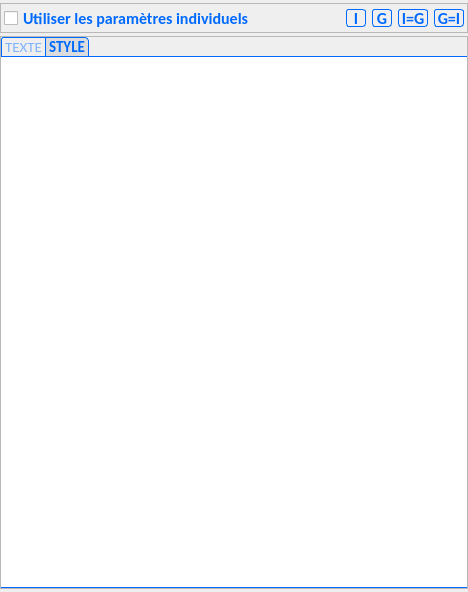
<?xml version="1.0" encoding="UTF-8"?>
<ui version="4.0">
 <class>IndividualSetUI</class>
 <widget class="QWidget" name="IndividualSetUI">
  <property name="enabled">
   <bool>true</bool>
  </property>
  <property name="geometry">
   <rect>
    <x>0</x>
    <y>0</y>
    <width>468</width>
    <height>592</height>
   </rect>
  </property>
  <property name="windowTitle">
   <string>Form</string>
  </property>
  <layout class="QVBoxLayout" name="verticalLayout">
   <property name="spacing">
    <number>3</number>
   </property>
   <property name="leftMargin">
    <number>0</number>
   </property>
   <property name="topMargin">
    <number>3</number>
   </property>
   <property name="rightMargin">
    <number>0</number>
   </property>
   <property name="bottomMargin">
    <number>3</number>
   </property>
   <item>
    <widget class="QFrame" name="frameIndividualSettings">
     <property name="maximumSize">
      <size>
       <width>16777215</width>
       <height>30</height>
      </size>
     </property>
     <property name="frameShape">
      <enum>QFrame::StyledPanel</enum>
     </property>
     <property name="frameShadow">
      <enum>QFrame::Raised</enum>
     </property>
     <layout class="QHBoxLayout" name="horizontalLayout">
      <property name="leftMargin">
       <number>3</number>
      </property>
      <property name="topMargin">
       <number>5</number>
      </property>
      <property name="rightMargin">
       <number>3</number>
      </property>
      <property name="bottomMargin">
       <number>5</number>
      </property>
      <item>
       <widget class="QCheckBox" name="cbEnableIndividualConsign">
        <property name="minimumSize">
         <size>
          <width>150</width>
          <height>0</height>
         </size>
        </property>
        <property name="toolTip">
         <string>Utiliser les paramètres définis ci-dessous pour cet ensemble</string>
        </property>
        <property name="styleSheet">
         <string notr="true">QWidget {
  
	color : rgb(0,106,255);
    font:  bold 12pt Calibri;


 }
</string>
        </property>
        <property name="text">
         <string>Utiliser les paramètres individuels</string>
        </property>
       </widget>
      </item>
      <item>
       <spacer name="horizontalSpacer_2">
        <property name="orientation">
         <enum>Qt::Horizontal</enum>
        </property>
        <property name="sizeHint" stdset="0">
         <size>
          <width>40</width>
          <height>20</height>
         </size>
        </property>
       </spacer>
      </item>
      <item>
       <widget class="QPushButton" name="pbAllIndividualParameters">
        <property name="minimumSize">
         <size>
          <width>20</width>
          <height>0</height>
         </size>
        </property>
        <property name="toolTip">
         <string>Utiliser les paramètres individuels pour tous les ensembles</string>
        </property>
        <property name="styleSheet">
         <string notr="true">

QPushButton {
    font: bold 12pt Calibri;  
    border: 1px solid gray;
    border-radius: 3px;
     background-color: qlineargradient(x1: 0, y1: 0, x2: 0, y2: 1,
                                       stop: 0 #f6f7fa, stop: 1 #dadbde);
 }
 
QPushButton::enabled {
	color : rgb(0,106,255);
    border: 1px solid rgb(0,106,255);
 }

QPushButton:hover:!pressed{

     background-color: qlineargradient(x1: 0, y1: 0, x2: 0, y2: 1,
                                       stop: 0 #dadbde, stop: 1 #f6f7fa);
}

 QPushButton:pressed{
    background-color:  rgb(220,220,220);

}</string>
        </property>
        <property name="text">
         <string>I</string>
        </property>
       </widget>
      </item>
      <item>
       <widget class="QPushButton" name="pbAllGlobalParameters">
        <property name="minimumSize">
         <size>
          <width>20</width>
          <height>0</height>
         </size>
        </property>
        <property name="toolTip">
         <string>Utiliser les paramètres globaux pour tous les ensembles</string>
        </property>
        <property name="styleSheet">
         <string notr="true">

QPushButton {
    font: bold 12pt Calibri;  
    border: 1px solid gray;
    border-radius: 3px;
     background-color: qlineargradient(x1: 0, y1: 0, x2: 0, y2: 1,
                                       stop: 0 #f6f7fa, stop: 1 #dadbde);
 }
 
QPushButton::enabled {
	color : rgb(0,106,255);
    border: 1px solid rgb(0,106,255);
 }

QPushButton:hover:!pressed{

     background-color: qlineargradient(x1: 0, y1: 0, x2: 0, y2: 1,
                                       stop: 0 #dadbde, stop: 1 #f6f7fa);
}

 QPushButton:pressed{
    background-color:  rgb(220,220,220);

}</string>
        </property>
        <property name="text">
         <string>G</string>
        </property>
       </widget>
      </item>
      <item>
       <widget class="QPushButton" name="pbCopyGlobalToIndividuals">
        <property name="minimumSize">
         <size>
          <width>30</width>
          <height>0</height>
         </size>
        </property>
        <property name="toolTip">
         <string>Initialiser tous les ensembles individuels avec le paramètre global</string>
        </property>
        <property name="styleSheet">
         <string notr="true">

QPushButton {
    font: bold 12pt Calibri;  
    border: 1px solid gray;
    border-radius: 3px;
     background-color: qlineargradient(x1: 0, y1: 0, x2: 0, y2: 1,
                                       stop: 0 #f6f7fa, stop: 1 #dadbde);
 }
 
QPushButton::enabled {
	color : rgb(0,106,255);
    border: 1px solid rgb(0,106,255);
 }

QPushButton:hover:!pressed{

     background-color: qlineargradient(x1: 0, y1: 0, x2: 0, y2: 1,
                                       stop: 0 #dadbde, stop: 1 #f6f7fa);
}

 QPushButton:pressed{
    background-color:  rgb(220,220,220);

}</string>
        </property>
        <property name="text">
         <string>I=G</string>
        </property>
       </widget>
      </item>
      <item>
       <widget class="QPushButton" name="pbCopyIndividualToGlobal">
        <property name="minimumSize">
         <size>
          <width>30</width>
          <height>0</height>
         </size>
        </property>
        <property name="toolTip">
         <string>Initialiser le paramètre global avec le paramètre individuel courant</string>
        </property>
        <property name="styleSheet">
         <string notr="true">

QPushButton {
    font: bold 12pt Calibri;  
    border: 1px solid gray;
    border-radius: 3px;
     background-color: qlineargradient(x1: 0, y1: 0, x2: 0, y2: 1,
                                       stop: 0 #f6f7fa, stop: 1 #dadbde);
 }
 
QPushButton::enabled {
	color : rgb(0,106,255);
    border: 1px solid rgb(0,106,255);
 }

QPushButton:hover:!pressed{

     background-color: qlineargradient(x1: 0, y1: 0, x2: 0, y2: 1,
                                       stop: 0 #dadbde, stop: 1 #f6f7fa);
}

 QPushButton:pressed{
    background-color:  rgb(220,220,220);

}</string>
        </property>
        <property name="text">
         <string>G=I</string>
        </property>
       </widget>
      </item>
     </layout>
    </widget>
   </item>
   <item>
    <widget class="QFrame" name="frameSet">
     <property name="enabled">
      <bool>true</bool>
     </property>
     <property name="minimumSize">
      <size>
       <width>0</width>
       <height>500</height>
      </size>
     </property>
     <property name="frameShape">
      <enum>QFrame::StyledPanel</enum>
     </property>
     <property name="frameShadow">
      <enum>QFrame::Raised</enum>
     </property>
     <layout class="QVBoxLayout" name="verticalLayout_2">
      <property name="spacing">
       <number>0</number>
      </property>
      <property name="leftMargin">
       <number>0</number>
      </property>
      <property name="topMargin">
       <number>0</number>
      </property>
      <property name="rightMargin">
       <number>0</number>
      </property>
      <property name="bottomMargin">
       <number>0</number>
      </property>
      <item>
       <widget class="QTabWidget" name="tabSet">
        <property name="enabled">
         <bool>true</bool>
        </property>
        <property name="sizePolicy">
         <sizepolicy hsizetype="Expanding" vsizetype="Minimum">
          <horstretch>0</horstretch>
          <verstretch>0</verstretch>
         </sizepolicy>
        </property>
        <property name="minimumSize">
         <size>
          <width>0</width>
          <height>0</height>
         </size>
        </property>
        <property name="maximumSize">
         <size>
          <width>16777215</width>
          <height>16777215</height>
         </size>
        </property>
        <property name="styleSheet">
         <string notr="true">

QTabWidget::tab-bar {
    alignment: center;
}

QTabWidget::pane { 

	/* border */
    border: 0px solid rgb(0,106,255);
    border-top: 1px solid rgb(0,106,255);
	border-right: 0px solid rgb(0,106,255);
	border-bottom: 1px solid rgb(0,106,255);

	/* border radius */
	border-top-right-radius: 0px;
	border-top-left-radius: 0px;
	border-bottom-right-radius: 0px;
	border-bottom-left-radius: 0px;

	/* color */
	background-color:rgb(255, 255, 255)
}

QTabBar::tab {

	/* border */
    border: 0px solid rgb(0,106,255);
    border-right: 1px solid rgb(0,106,255);
    border-top: 1px solid rgb(0,106,255);

	/* border radius */
    border-radius: 0px;

	/* color */
	background-color: qlineargradient(x1: 0, y1: 0, x2: 0, y2: 1,
                                       stop: 0 #f6f7fa, stop: 1 #dadbde);
	color : rgb(0,106,255);

	/* size */
	height:4ex;
	min-width:20ex;

	/* padding */
    padding: 2px;
}

/* ################ SELECTION */

QTabBar::tab:!selected {

	/* color */
	background-color: qlineargradient(x1: 0, y1: 0, x2: 0, y2: 1,
                                       stop: 0 #f6f7fa, stop: 1 #dadbde);
	color : rgb(127,180,255);

	/* font */
  	font:  11pt Calibri;
}


QTabBar::tab:selected {

	/* color */
	color : rgb(0,106,255);
    background-color:  rgb(220,220,220);

	/* font */
	 font: bold 11pt Calibri;
}


/* ################ HOVER*/

QTabBar::tab:hover  {

	/* color */
	color : rgb(0,106,255);	
    background-color: qlineargradient(x1: 0, y1: 0, x2: 0, y2: 1,
                                       stop: 0 #dadbde, stop: 1 #f6f7fa);

	/* font */
	 font: bold 11pt Calibri;
}


/* ################ ORDER */




QTabBar::tab:first{

	/* border */
	border-left: 1px solid rgb(0,106,255);

	/* border radius */
	border-top-left-radius: 3px;
	border-bottom-left-radius: 0px;

}

QTabBar::tab:last{

	/* border radius */
	 border-top-right-radius: 4px;
}

QTabBar::tab:!enabled{
	color: rgb(150,150,150);
}



QTabWidget::pane:!enabled { 
/*	border-color : rgb(150,150,150);*/
	color: rgb(150,150,150);
}


</string>
        </property>
        <property name="tabPosition">
         <enum>QTabWidget::North</enum>
        </property>
        <property name="tabShape">
         <enum>QTabWidget::Rounded</enum>
        </property>
        <property name="currentIndex">
         <number>1</number>
        </property>
        <property name="elideMode">
         <enum>Qt::ElideLeft</enum>
        </property>
        <widget class="QWidget" name="tabSetText">
         <attribute name="title">
          <string>TEXTE</string>
         </attribute>
        </widget>
        <widget class="QWidget" name="tabSetStyle">
         <property name="enabled">
          <bool>true</bool>
         </property>
         <attribute name="title">
          <string>STYLE</string>
         </attribute>
         <layout class="QGridLayout" name="gridLayout_7">
          <property name="leftMargin">
           <number>0</number>
          </property>
          <property name="topMargin">
           <number>0</number>
          </property>
          <property name="rightMargin">
           <number>0</number>
          </property>
          <property name="bottomMargin">
           <number>0</number>
          </property>
          <property name="spacing">
           <number>0</number>
          </property>
          <item row="0" column="0">
           <layout class="QVBoxLayout" name="vlSetStyle">
            <property name="spacing">
             <number>0</number>
            </property>
           </layout>
          </item>
         </layout>
        </widget>
       </widget>
      </item>
     </layout>
    </widget>
   </item>
  </layout>
 </widget>
 <resources/>
 <connections/>
</ui>
